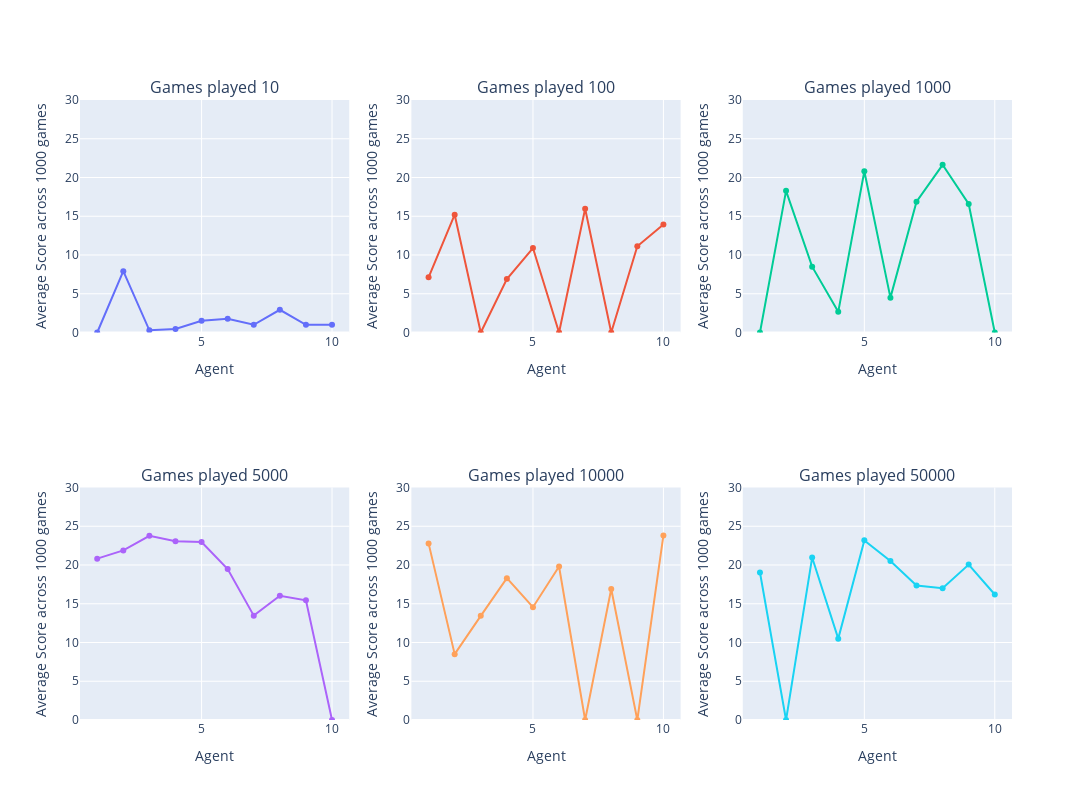
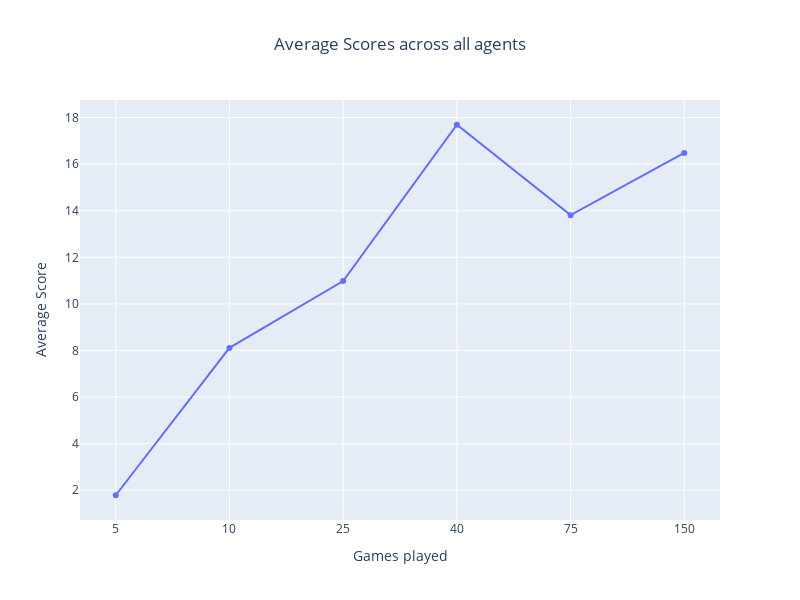

The code cell stored with these charts, in order, in its notebook:
### Code cell
import plotly.graph_objects as go
from plotly.subplots import make_subplots

# Data for each epoch
data = {str(i) : list(benchmarks[i].values()) for i in benchmarks.keys()}

# Create subplots
fig = make_subplots(rows=2, cols=3, subplot_titles=("Games played 10", "Games played 100", "Games played 1000", "Games played 5000", "Games played 10000", "Games played 50000"))

# Add traces for each subplot
epochs = list(data.keys())
for i, epoch in enumerate(epochs):
    row = i // 3 + 1
    col = i % 3 + 1
    fig.add_trace(go.Scatter(x=list(range(1, 11)), y=data[epoch], mode='lines+markers', name=f'Epochs {epoch}'), row=row, col=col)

# Update layout to set the same range for all y-axes and add labels
fig.update_yaxes(range=[0, 30], title_text="Average Score across 1000 games")
fig.update_xaxes(title_text="Agent")

# Update layout
fig.update_layout(height=800, width=1200, title_text="", showlegend=False)

# Show plot
fig.show()

# Calculate average scores for each epoch
avg = [sum(data[epoch]) / 10 for epoch in data]

# Create a new plot for the average scores
fig = go.Figure()

# Add trace for the average scores
fig.add_trace(go.Scatter(x=list(data.keys()), y=avg, mode='lines+markers', name='Average Score'))

# Update layout to add labels
fig.update_layout(
    title="Average Scores across all agents",
    title_x=0.5,
    xaxis_title="Games played",
    yaxis_title="Average Score",
    height=600,
    width=800
)

# Show plot
fig.show()

### Figure 1 — Plotly figure (JSON) as saved in the notebook; plotly's stock layout.template omitted (floating-point values rounded to 4 significant figures)
{"data": [{"mode": "lines+markers", "name": "Epochs 5", "type": "scatter", "x": [1, 2, 3, 4, 5, 6, 7, 8, 9, 10], "xaxis": "x", "y": [0, 7.907, 0.28, 0.4585, 1.515, 1.77, 1, 2.934, 1, 1], "yaxis": "y"}, {"mode": "lines+markers", "name": "Epochs 10", "type": "scatter", "x": [1, 2, 3, 4, 5, 6, 7, 8, 9, 10], "xaxis": "x2", "y": [7.114, 15.21, 0, 6.889, 10.9, 0, 15.96, 0, 11.12, 13.95], "yaxis": "y2"}, {"mode": "lines+markers", "name": "Epochs 25", "type": "scatter", "x": [1, 2, 3, 4, 5, 6, 7, 8, 9, 10], "xaxis": "x3", "y": [0, 18.28, 8.5, 2.667, 20.81, 4.5, 16.87, 21.64, 16.58, 0], "yaxis": "y3"}, {"mode": "lines+markers", "name": "Epochs 40", "type": "scatter", "x": [1, 2, 3, 4, 5, 6, 7, 8, 9, 10], "xaxis": "x4", "y": [20.82, 21.88, 23.77, 23.06, 22.98, 19.47, 13.47, 16.02, 15.44, 0], "yaxis": "y4"}, {"mode": "lines+markers", "name": "Epochs 75", "type": "scatter", "x": [1, 2, 3, 4, 5, 6, 7, 8, 9, 10], "xaxis": "x5", "y": [22.79, 8.5, 13.44, 18.3, 14.55, 19.8, 0, 16.9, 0, 23.81], "yaxis": "y5"}, {"mode": "lines+markers", "name": "Epochs 150", "type": "scatter", "x": [1, 2, 3, 4, 5, 6, 7, 8, 9, 10], "xaxis": "x6", "y": [19.04, 0, 20.96, 10.5, 23.18, 20.53, 17.35, 17.0, 20.05, 16.2], "yaxis": "y6"}], "layout": {"annotations": [{"font": {"size": 16}, "showarrow": false, "text": "Games played 10", "x": 0.1444, "xanchor": "center", "xref": "paper", "y": 1, "yanchor": "bottom", "yref": "paper"}, {"font": {"size": 16}, "showarrow": false, "text": "Games played 100", "x": 0.5, "xanchor": "center", "xref": "paper", "y": 1, "yanchor": "bottom", "yref": "paper"}, {"font": {"size": 16}, "showarrow": false, "text": "Games played 1000", "x": 0.8556, "xanchor": "center", "xref": "paper", "y": 1, "yanchor": "bottom", "yref": "paper"}, {"font": {"size": 16}, "showarrow": false, "text": "Games played 5000", "x": 0.1444, "xanchor": "center", "xref": "paper", "y": 0.375, "yanchor": "bottom", "yref": "paper"}, {"font": {"size": 16}, "showarrow": false, "text": "Games played 10000", "x": 0.5, "xanchor": "center", "xref": "paper", "y": 0.375, "yanchor": "bottom", "yref": "paper"}, {"font": {"size": 16}, "showarrow": false, "text": "Games played 50000", "x": 0.8556, "xanchor": "center", "xref": "paper", "y": 0.375, "yanchor": "bottom", "yref": "paper"}], "height": 800, "showlegend": false, "title": {"text": ""}, "width": 1200, "xaxis": {"anchor": "y", "domain": [0, 0.2889], "title": {"text": "Agent"}}, "xaxis2": {"anchor": "y2", "domain": [0.3556, 0.6444], "title": {"text": "Agent"}}, "xaxis3": {"anchor": "y3", "domain": [0.7111, 1], "title": {"text": "Agent"}}, "xaxis4": {"anchor": "y4", "domain": [0, 0.2889], "title": {"text": "Agent"}}, "xaxis5": {"anchor": "y5", "domain": [0.3556, 0.6444], "title": {"text": "Agent"}}, "xaxis6": {"anchor": "y6", "domain": [0.7111, 1], "title": {"text": "Agent"}}, "yaxis": {"anchor": "x", "domain": [0.625, 1], "range": [0, 30], "title": {"text": "Average Score across 1000 games"}}, "yaxis2": {"anchor": "x2", "domain": [0.625, 1], "range": [0, 30], "title": {"text": "Average Score across 1000 games"}}, "yaxis3": {"anchor": "x3", "domain": [0.625, 1], "range": [0, 30], "title": {"text": "Average Score across 1000 games"}}, "yaxis4": {"anchor": "x4", "domain": [0, 0.375], "range": [0, 30], "title": {"text": "Average Score across 1000 games"}}, "yaxis5": {"anchor": "x5", "domain": [0, 0.375], "range": [0, 30], "title": {"text": "Average Score across 1000 games"}}, "yaxis6": {"anchor": "x6", "domain": [0, 0.375], "range": [0, 30], "title": {"text": "Average Score across 1000 games"}}}}

### Figure 2 — Plotly figure (JSON) as saved in the notebook; plotly's stock layout.template omitted (floating-point values rounded to 4 significant figures)
{"data": [{"mode": "lines+markers", "name": "Average Score", "type": "scatter", "x": ["5", "10", "25", "40", "75", "150"], "y": [1.786, 8.113, 10.98, 17.69, 13.81, 16.48]}], "layout": {"height": 600, "title": {"text": "Average Scores across all agents", "x": 0.5}, "width": 800, "xaxis": {"title": {"text": "Games played"}}, "yaxis": {"title": {"text": "Average Score"}}}}
